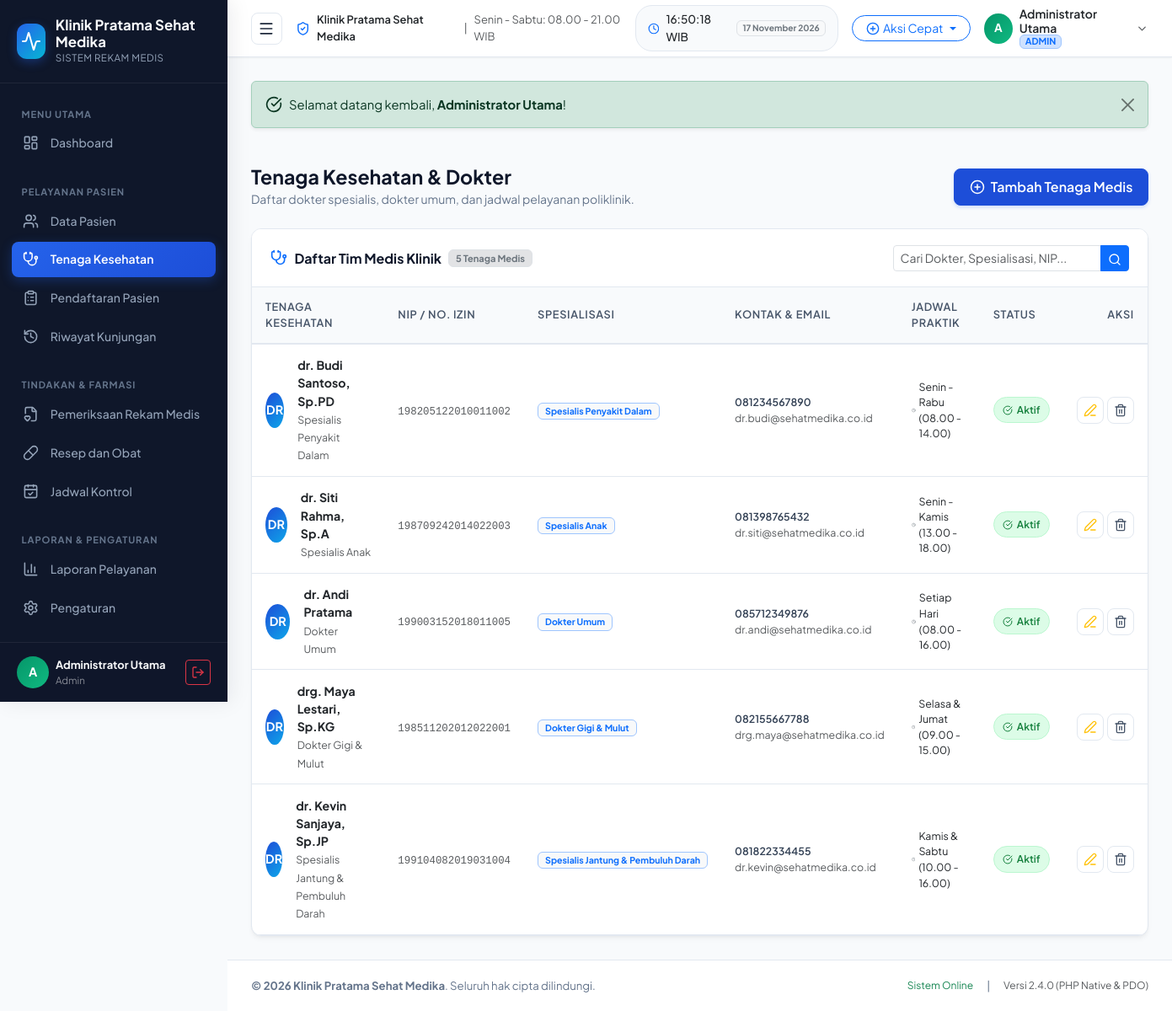
Page /pages/tenaga-kesehatan.php (signed in) on the committed database.
### tables this page shows
CREATE TABLE `pengaturan_klinik` (
  `id` INT PRIMARY KEY,
  `nama_klinik` VARCHAR(150) NOT NULL,
  `slogan` VARCHAR(255) DEFAULT 'Melayani dengan Sepenuh Hati dan Profesional',
  `alamat_klinik` TEXT NOT NULL,
  `no_telepon` VARCHAR(30) NOT NULL,
  `email_klinik` VARCHAR(100) NOT NULL,
  `website` VARCHAR(100) DEFAULT 'www.klinikmedika.com',
  `pimpinan_klinik` VARCHAR(100) NOT NULL,
  `jam_operasional` VARCHAR(150) DEFAULT 'Senin - Sabtu: 08.00 - 21.00 WIB',
  `logo` VARCHAR(255) DEFAULT 'logo-klinik.png'
);

CREATE TABLE `users` (
  `id` INT AUTO_INCREMENT PRIMARY KEY,
  `username` VARCHAR(50) NOT NULL UNIQUE,
  `password` VARCHAR(255) NOT NULL,
  `nama_lengkap` VARCHAR(100) NOT NULL,
  `role` ENUM('admin', 'dokter', 'petugas') NOT NULL DEFAULT 'admin',
  `email` VARCHAR(100) DEFAULT NULL,
  `foto` VARCHAR(255) DEFAULT 'default-avatar.png',
  `created_at` DATETIME DEFAULT CURRENT_TIMESTAMP,
  `updated_at` DATETIME DEFAULT CURRENT_TIMESTAMP ON UPDATE CURRENT_TIMESTAMP
);

CREATE TABLE `dokter` (
  `id` INT AUTO_INCREMENT PRIMARY KEY,
  `nip` VARCHAR(30) NOT NULL UNIQUE,
  `nama_dokter` VARCHAR(100) NOT NULL,
  `spesialisasi` VARCHAR(100) NOT NULL,
  `no_telepon` VARCHAR(25) NOT NULL,
  `email` VARCHAR(100) DEFAULT NULL,
  `jadwal_praktek` VARCHAR(255) NOT NULL,
  `status` ENUM('Aktif', 'Cuti', 'Nonaktif') NOT NULL DEFAULT 'Aktif',
  `created_at` DATETIME DEFAULT CURRENT_TIMESTAMP,
  `updated_at` DATETIME DEFAULT CURRENT_TIMESTAMP ON UPDATE CURRENT_TIMESTAMP
);

### config/database.php (called while the page is built, shortened)
<?php
function base_url($path = '') {
    $protocol = (!empty($_SERVER['HTTPS']) && $_SERVER['HTTPS'] !== 'off' || (isset($_SERVER['SERVER_PORT']) && $_SERVER['SERVER_PORT'] == 443)) ? "https://" : "http://";
    $host = $_SERVER['HTTP_HOST'] ?? 'localhost';
    $scriptDir = str_replace('\\', '/', dirname($_SERVER['SCRIPT_NAME']));
    $pos = strpos($scriptDir, '/rekam-medis-klinik');
    if ($pos !== false) {
        $root = substr($scriptDir, 0, $pos + strlen('/rekam-medis-klinik'));
    } else {
        $root = $scriptDir;
    }
    $root = rtrim($root, '/');
    $path = ltrim($path, '/');
    return $protocol . $host . $root . ($path ? '/' . $path : '');
}
function current_user($pdo) {
    $stmt = $pdo->prepare("SELECT id, username, nama_lengkap, role, email, foto FROM users WHERE id = ?");
    $stmt->execute([$_SESSION['user_id']]);
    return $stmt->fetch();
}
function e($string) {
    return htmlspecialchars((string)$string, ENT_QUOTES, 'UTF-8');
}
function format_date_id($dateStr, $withTime = false) {
    $timestamp = strtotime($dateStr);
    $bulan = [
        1 => 'Januari', 'Februari', 'Maret', 'April', 'Mei', 'Juni',
        'Juli', 'Agustus', 'September', 'Oktober', 'November', 'Desember'
    ];
    $d = date('j', $timestamp);
    $m = $bulan[(int)date('n', $timestamp)];
    $y = date('Y', $timestamp);
    return "{$d} {$m} {$y}";
}
function get_clinic_info($pdo) {
    static $clinic = null;
    if ($clinic === null) {
        $stmt = $pdo->query("SELECT * FROM pengaturan_klinik WHERE id = 1 LIMIT 1");
        $clinic = $stmt->fetch();
    }
    return $clinic;
}

### pages/tenaga-kesehatan.php (the view, shortened to what this page needs)
<?php
$active_menu = 'tenaga-kesehatan';
require_once __DIR__ . '/../includes/header.php';
$search = trim($_GET['q'] ?? '');
if ($search !== '') {
    $stmt = $pdo->prepare("
        SELECT * FROM dokter
        WHERE nama_dokter LIKE ? OR spesialisasi LIKE ? OR nip LIKE ?
        ORDER BY id DESC
    ");
    $param = "%{$search}%";
    $stmt->execute([$param, $param, $param]);
} else {
    $stmt = $pdo->query("SELECT * FROM dokter ORDER BY id ASC");
}
$dokter_list = $stmt->fetchAll();
?>
<div class="page-header">
  <div>
    <h2 class="page-title">Tenaga Kesehatan & Dokter</h2>
    <p class="page-subtitle">Daftar dokter spesialis, dokter umum, dan jadwal pelayanan poliklinik.</p>
  </div>
  <div class="d-flex align-items-center gap-2">
    <button type="button" class="btn btn-primary-custom" data-bs-toggle="modal" data-bs-target="#modalTambahDokter">
      <i data-lucide="plus-circle" style="width:18px;height:18px;"></i>
      <span>Tambah Tenaga Medis</span>
    </button>
  </div>
</div>
<div class="card-custom">
  <div class="card-header-custom flex-wrap gap-3">
    <div class="d-flex align-items-center gap-2">
      <h3 class="card-header-title">
        <i data-lucide="stethoscope" class="text-primary" style="width:20px;height:20px;"></i>
        <span>Daftar Tim Medis Klinik</span>
      </h3>
      <span class="badge bg-secondary-subtle text-secondary border px-2 py-1">
        <?= count($dokter_list); ?> Tenaga Medis
      </span>
    </div>
    <div class="d-flex align-items-center gap-2 ms-auto">
      <form action="" method="GET" class="d-flex align-items-center gap-2">
        <div class="input-group input-group-sm" style="width: 280px;">
          <input type="text" name="q" class="form-control" placeholder="Cari Dokter, Spesialisasi, NIP..." value="<?= e($search); ?>">
          <button class="btn btn-primary" type="submit">
            <i data-lucide="search" style="width:16px;height:16px;"></i>
          </button>
        </div>
      </form>
    </div>
  </div>
  <div class="table-responsive">
    <table class="table-custom">
      <thead>
        <tr>
          <th>Tenaga Kesehatan</th>
          <th>NIP / No. Izin</th>
          <th>Spesialisasi</th>
          <th>Kontak & Email</th>
          <th>Jadwal Praktik</th>
          <th>Status</th>
          <th class="text-end">Aksi</th>
        </tr>
      </thead>
      <tbody>
        <?php if (!empty($dokter_list)): ?>
          <?php foreach ($dokter_list as $d): ?>
            <tr>
              <td>
                <div class="d-flex align-items-center gap-3">
                  <div class="user-avatar" style="width:42px;height:42px;background:linear-gradient(135deg, #1d4ed8, #0ea5e9);">
                    <?= strtoupper(substr($d['nama_dokter'], 0, 1) === 'd' ? 'DR' : substr($d['nama_dokter'], 0, 1)); ?>
                  </div>
                  <div>
                    <div class="fw-bold text-dark"><?= e($d['nama_dokter']); ?></div>
                    <span class="small text-muted"><?= e($d['spesialisasi']); ?></span>
                  </div>
                </div>
              </td>
              <td>
                <span class="font-monospace text-muted small"><?= e($d['nip']); ?></span>
              </td>
              <td>
                <span class="badge bg-light text-primary border border-primary-subtle px-2 py-1">
                  <?= e($d['spesialisasi']); ?>
                </span>
              </td>
              <td>
                <div class="small fw-semibold"><?= e($d['no_telepon']); ?></div>
                <div class="small text-muted"><?= e($d['email'] ?: '-'); ?></div>
              </td>
              <td>
                <div class="small text-dark d-flex align-items-center gap-1">
                  <i data-lucide="clock" class="text-secondary" style="width:14px;height:14px;"></i>
                  <span><?= e($d['jadwal_praktek']); ?></span>
                </div>
              </td>
              <td>
                <?php if ($d['status'] === 'Aktif'): ?>
                  <span class="badge-custom badge-success-soft">
                    <i data-lucide="check-circle" style="width:12px;height:12px;"></i> Aktif
                  </span>
                <?php elseif ($d['status'] === 'Cuti'): ?>
                  <span class="badge-custom badge-warning-soft">
                    <i data-lucide="calendar" style="width:12px;height:12px;"></i> Cuti
                  </span>
                <?php else: ?>
                  <span class="badge-custom badge-danger-soft">
                    <i data-lucide="x-circle" style="width:12px;height:12px;"></i> Nonaktif
                  </span>
                <?php endif; ?>
              </td>
              <td class="text-end">
                <div class="d-inline-flex gap-1">
                  <button type="button" class="btn-action-icon text-warning" title="Edit Data" onclick='openEditDokterModal(<?= json_encode($d); ?>)'>
                    <i data-lucide="edit-3" style="width:16px;height:16px;"></i>
                  </button>
                  <button type="button" class="btn-action-icon danger" title="Hapus Data" onclick="confirmDelete('<?= base_url('pages/tenaga-kesehatan.php?action=hapus&id=' . $d['id']); ?>', 'Hapus Nakes', 'Apakah Anda yakin ingin menghapus data <?= addslashes(e($d['nama_dokter'])); ?>?')">
                    <i data-lucide="trash-2" style="width:16px;height:16px;"></i>
                  </button>
                </div>
              </td>
            </tr>
          <?php endforeach; ?>
        <?php else: ?>
          <tr>
            <td colspan="7" class="text-center py-4 text-muted">Belum ada data tenaga kesehatan.</td>
          </tr>
        <?php endif; ?>
      </tbody>
    </table>
  </div>
</div>
<?php require_once __DIR__ . '/../includes/footer.php'; ?>

### includes/sidebar.php (shortened to what this page needs)
<aside class="app-sidebar" id="appSidebar">
  <div class="sidebar-header">
    <div class="sidebar-brand-icon">
      <i data-lucide="activity" style="width:24px;height:24px;"></i>
    </div>
    <div class="d-flex flex-column">
      <span class="sidebar-brand-title"><?= e($clinic['nama_klinik']); ?></span>
      <span class="sidebar-brand-subtitle">Sistem Rekam Medis</span>
    </div>
  </div>
  <div class="sidebar-menu-wrapper">
    <div class="menu-heading">Menu Utama</div>
    <a href="<?= base_url('pages/dashboard.php'); ?>" class="nav-link-custom <?= ($active_menu === 'dashboard') ? 'active' : ''; ?>">
      <i data-lucide="layout-dashboard"></i>
      <span>Dashboard</span>
    </a>
    <div class="menu-heading mt-3">Pelayanan Pasien</div>
    <a href="<?= base_url('pages/pasien.php'); ?>" class="nav-link-custom <?= ($active_menu === 'pasien') ? 'active' : ''; ?>">
      <i data-lucide="users"></i>
      <span>Data Pasien</span>
    </a>
    <a href="<?= base_url('pages/tenaga-kesehatan.php'); ?>" class="nav-link-custom <?= ($active_menu === 'tenaga-kesehatan') ? 'active' : ''; ?>">
      <i data-lucide="stethoscope"></i>
      <span>Tenaga Kesehatan</span>
    </a>
    <a href="<?= base_url('pages/pendaftaran.php'); ?>" class="nav-link-custom <?= ($active_menu === 'pendaftaran') ? 'active' : ''; ?>">
      <i data-lucide="clipboard-list"></i>
      <span>Pendaftaran Pasien</span>
    </a>
    <a href="<?= base_url('pages/kunjungan.php'); ?>" class="nav-link-custom <?= ($active_menu === 'kunjungan') ? 'active' : ''; ?>">
      <i data-lucide="history"></i>
      <span>Riwayat Kunjungan</span>
    </a>
    <div class="menu-heading mt-3">Tindakan & Farmasi</div>
    <a href="<?= base_url('pages/pemeriksaan.php'); ?>" class="nav-link-custom <?= ($active_menu === 'pemeriksaan') ? 'active' : ''; ?>">
      <i data-lucide="file-heart"></i>
      <span>Pemeriksaan Rekam Medis</span>
    </a>
    <a href="<?= base_url('pages/resep-obat.php'); ?>" class="nav-link-custom <?= ($active_menu === 'resep-obat') ? 'active' : ''; ?>">
      <i data-lucide="pill"></i>
      <span>Resep dan Obat</span>
    </a>
    <a href="<?= base_url('pages/jadwal-kontrol.php'); ?>" class="nav-link-custom <?= ($active_menu === 'jadwal-kontrol') ? 'active' : ''; ?>">
      <i data-lucide="calendar-check"></i>
      <span>Jadwal Kontrol</span>
    </a>
    <div class="menu-heading mt-3">Laporan & Pengaturan</div>
    <a href="<?= base_url('pages/laporan.php'); ?>" class="nav-link-custom <?= ($active_menu === 'laporan') ? 'active' : ''; ?>">
      <i data-lucide="bar-chart-3"></i>
      <span>Laporan Pelayanan</span>
    </a>
    <a href="<?= base_url('pages/pengaturan.php'); ?>" class="nav-link-custom <?= ($active_menu === 'pengaturan') ? 'active' : ''; ?>">
      <i data-lucide="settings"></i>
      <span>Pengaturan</span>
    </a>
  </div>
  <div class="sidebar-footer">
    <div class="d-flex align-items-center justify-content-between">
      <div class="d-flex align-items-center gap-2 overflow-hidden">
        <div class="user-avatar">
          <?= strtoupper(substr($user_active['nama_lengkap'] ?? 'U', 0, 1)); ?>
        </div>
        <div class="d-flex flex-column text-truncate" style="max-width: 140px;">
          <span class="text-light small fw-bold text-truncate"><?= e($user_active['nama_lengkap'] ?? 'User'); ?></span>
          <span class="text-white-50 text-capitalize" style="font-size:0.725rem;"><?= e($user_active['role'] ?? 'Petugas'); ?></span>
        </div>
      </div>
      <a href="<?= base_url('logout.php'); ?>" class="btn btn-sm btn-outline-danger p-1 d-flex align-items-center justify-content-center" style="width:30px;height:30px;" title="Keluar / Logout">
        <i data-lucide="log-out" style="width:16px;height:16px;"></i>
      </a>
    </div>
  </div>
</aside>

### includes/navbar.php (shortened to what this page needs)
<header class="app-navbar">
  <div class="d-flex align-items-center gap-3">
    <button type="button" class="navbar-btn-toggle" id="sidebarToggleBtn" aria-label="Toggle Sidebar">
      <i data-lucide="menu" style="width:20px;height:20px;"></i>
    </button>
    <div class="d-none d-md-flex align-items-center gap-2 text-muted small">
      <i data-lucide="shield-check" class="text-primary" style="width:18px;height:18px;"></i>
      <span class="fw-semibold text-dark"><?= e($clinic['nama_klinik']); ?></span>
      <span class="text-secondary-subtle">|</span>
      <span><?= e($clinic['jam_operasional']); ?></span>
    </div>
  </div>
  <div class="d-flex align-items-center gap-3">
    <div class="time-widget d-none d-sm-flex">
      <i data-lucide="clock" class="text-primary" style="width:16px;height:16px;"></i>
      <span class="fw-medium text-dark" id="liveClock">--:--:-- WIB</span>
      <span class="badge bg-light text-secondary border ms-1"><?= format_date_id(date('Y-m-d')); ?></span>
    </div>
    <div class="dropdown d-none d-lg-block">
      <button class="btn btn-sm btn-outline-primary d-flex align-items-center gap-1 dropdown-toggle rounded-pill px-3 py-1" type="button" data-bs-toggle="dropdown" aria-expanded="false">
        <i data-lucide="plus-circle" style="width:16px;height:16px;"></i>
        <span>Aksi Cepat</span>
      </button>
    </div>
    <div class="dropdown">
      <button class="btn p-0 border-0 d-flex align-items-center gap-2" type="button" data-bs-toggle="dropdown" aria-expanded="false">
        <div class="user-avatar" style="width:36px;height:36px;font-size:0.85rem;">
          <?= strtoupper(substr($user_active['nama_lengkap'] ?? 'U', 0, 1)); ?>
        </div>
        <div class="d-none d-sm-flex flex-column text-start">
          <span class="fw-semibold text-dark small" style="line-height:1.2;"><?= e($user_active['nama_lengkap'] ?? 'User'); ?></span>
          <span class="badge bg-primary-subtle text-primary border border-primary-subtle" style="font-size:0.68rem;padding:2px 6px;width:fit-content;">
            <?= strtoupper(e($user_active['role'] ?? 'Petugas')); ?>
          </span>
        </div>
        <i data-lucide="chevron-down" class="text-muted" style="width:16px;height:16px;"></i>
      </button>
    </div>
  </div>
</header>

### includes/footer.php (shortened to what this page needs)
    </main>
    <footer class="app-footer">
      <div>
        <strong>&copy; <?= date('Y'); ?> <?= e($clinic['nama_klinik']); ?></strong>. Seluruh hak cipta dilindungi.
      </div>
      <div class="d-flex align-items-center gap-3">
        <span class="d-inline-flex align-items-center gap-1 text-success">
          <span style="font-size:0.75rem;">Sistem Online</span>
        </span>
        <span class="text-secondary-subtle">|</span>
        <span class="text-muted" style="font-size:0.75rem;">Versi 2.4.0 (PHP Native & PDO)</span>
      </div>
    </footer>
  </div>
</div>
</body>
</html>

### rows in the picture
pengaturan_klinik: nama_klinik "Klinik Pratama Sehat Medika", jam_operasional "Senin - Sabtu: 08.00 - 21.00 WIB"
users: nama_lengkap "A", nama_lengkap "Administrator Utama", role "Admin", role "ADMIN"
dokter: nama_dokter "DR", nama_dokter "dr. Budi Santoso, Sp.PD", spesialisasi "Spesialis Penyakit Dalam", nip "198205122010011002", no_telepon "081234567890", email "dr.budi@sehatmedika.co.id", jadwal_praktek "Senin - Rabu (08.00 - 14.00)", status "Aktif" (drawn)
dokter: nama_dokter "DR", nama_dokter "dr. Siti Rahma, Sp.A", spesialisasi "Spesialis Anak", nip "198709242014022003", no_telepon "081398765432", email "dr.siti@sehatmedika.co.id", jadwal_praktek "Senin - Kamis (13.00 - 18.00)", status "Aktif" (drawn)
dokter: nama_dokter "DR", nama_dokter "dr. Andi Pratama", spesialisasi "Dokter Umum", nip "199003152018011005", no_telepon "085712349876", email "dr.andi@sehatmedika.co.id", jadwal_praktek "Setiap Hari (08.00 - 16.00)", status "Aktif" (drawn)
dokter: nama_dokter "DR", nama_dokter "drg. Maya Lestari, Sp.KG", spesialisasi "Dokter Gigi & Mulut", nip "198511202012022001", no_telepon "082155667788", email "drg.maya@sehatmedika.co.id", jadwal_praktek "Selasa & Jumat (09.00 - 15.00)", status "Aktif" (drawn)
dokter: nama_dokter "DR", nama_dokter "dr. Kevin Sanjaya, Sp.JP", spesialisasi "Spesialis Jantung & Pembuluh Darah", nip "199104082019031004", no_telepon "081822334455", email "dr.kevin@sehatmedika.co.id", jadwal_praktek "Kamis & Sabtu (10.00 - 16.00)", status "Aktif" (drawn)

### other values in the picture
$flash['message'] "Selamat datang kembali, Administrator Utama !"
count($dokter_list) "5"
